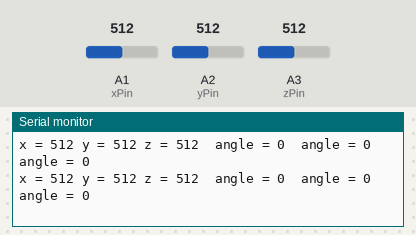
This sketch was run on a simulated Arduino Uno, built with avr-gcc and run on an emulated ATmega328P. On the bench: the last lines printed to the serial monitor. Inputs (shaded band) come from the test bench; at power-on: A1 (xPin) = 512, A2 (yPin) = 512, A3 (zPin) = 512.

Above: at 1.8 s.
1.9 s: A1 (xPin) set to 716
At 2.5 s:
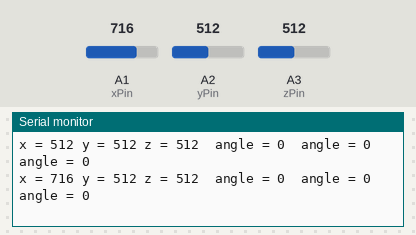
3.4 s: A2 (yPin) set to 716
At 4.7 s:
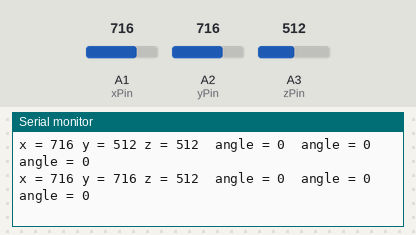
4.9 s: A3 (zPin) set to 716
At 5.8 s:
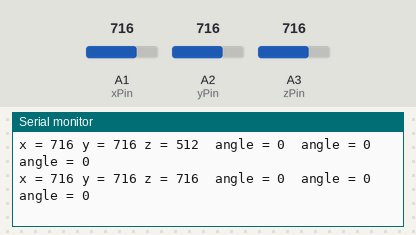
6.4 s: A1 (xPin) set to 900
At 7.7 s:
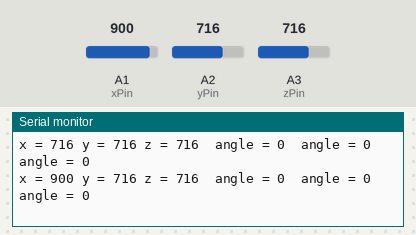
7.9 s: A2 (yPin) set to 900
At 8.6 s:
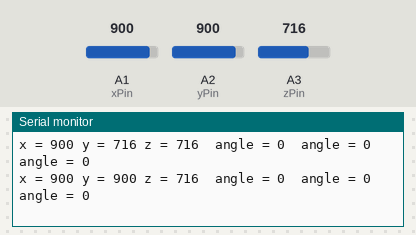
9.4 s: A3 (zPin) set to 900
At 10.8 s:
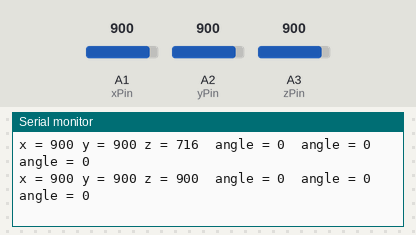
Timing chart, 0 to 11.9 s (numbered marks = the images above; inputs shaded):
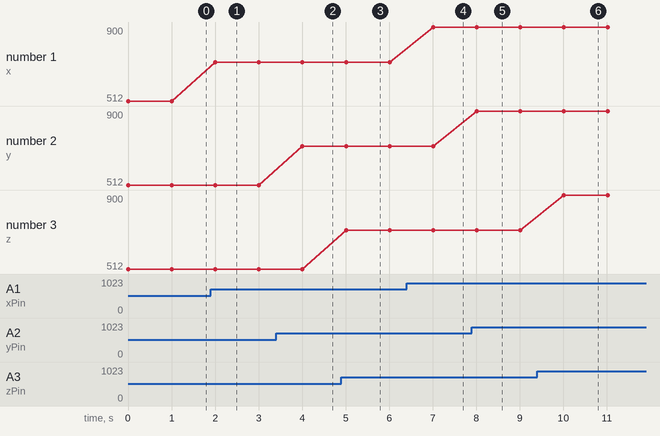

Measured:
- after the input at 1.9 s, the serial monitor: prints a new line after 0.10 s (image 1)
- after the input at 3.4 s, the serial monitor: prints a new line after 0.61 s (image 2)
- after the input at 4.9 s, the serial monitor: prints a new line after 0.11 s (image 3)
- after the input at 6.4 s, the serial monitor: prints a new line after 0.61 s (image 4)
- after the input at 7.9 s, the serial monitor: prints a new line after 0.11 s (image 5)
- after the input at 9.4 s, the serial monitor: prints a new line after 0.62 s (image 6)
- plotted number 1: 512 → 716 after the input at 1.9 s, 716 → 900 after the input at 6.4 s

The sketch:

DetectorGir.ino
```cpp
 // You can put the module in 4 directions to determine the min-max-values:
// –>   0deg   x = 349  y = 341  z = 425
// /\    90deg  x = 281  y = 345  z = 357
// <–  180deg  x = 350  y = 345  z = 288
//  V   270deg  x = 419  y = 341  z = 355
// This can be used to measure degrees

// you can use all the analog inputs to control the GY-61
// picture: https://www.fabtolab.com/ADXL335-GY61?search=gy-61
const int VCCPin = A0;
const int xPin   = A1;
const int yPin   = A2;
const int zPin   = A3;
const int GNDPin = A4;

// variables
int x = 0;
int y = 0;
int z = 0;

void setup() {
// pin A0 (pin14) is VCC and pin A4 (pin18) in GND to activate the GY-61-module
// pinMode(A0, OUTPUT);
// pinMode(A4, OUTPUT);
// digitalWrite(14, HIGH);
// digitalWrite(18, LOW);

// activating debugging for arduino UNO
Serial.begin(9600);
} // end setup

void loop() {

x = analogRead(xPin);
y = analogRead(yPin);
z = analogRead(zPin);
// show x, y and z-values
Serial.print("x = ");
Serial.print(x);
Serial.print(" y = ");
Serial.print(y);
Serial.print(" z = ");
Serial.print(z);
// show angle
Serial.print("  angle = ");
Serial.print(constrain(map(x,349,281,0,90),0,90));
Serial.print("  angle = ");
Serial.print(constrain(map(y,349,281,0,90),0,90));
Serial.print("  angle = ");
Serial.println(constrain(map(z,349,281,0,90),0,90));
  delay(1000);
} // end loop
```
